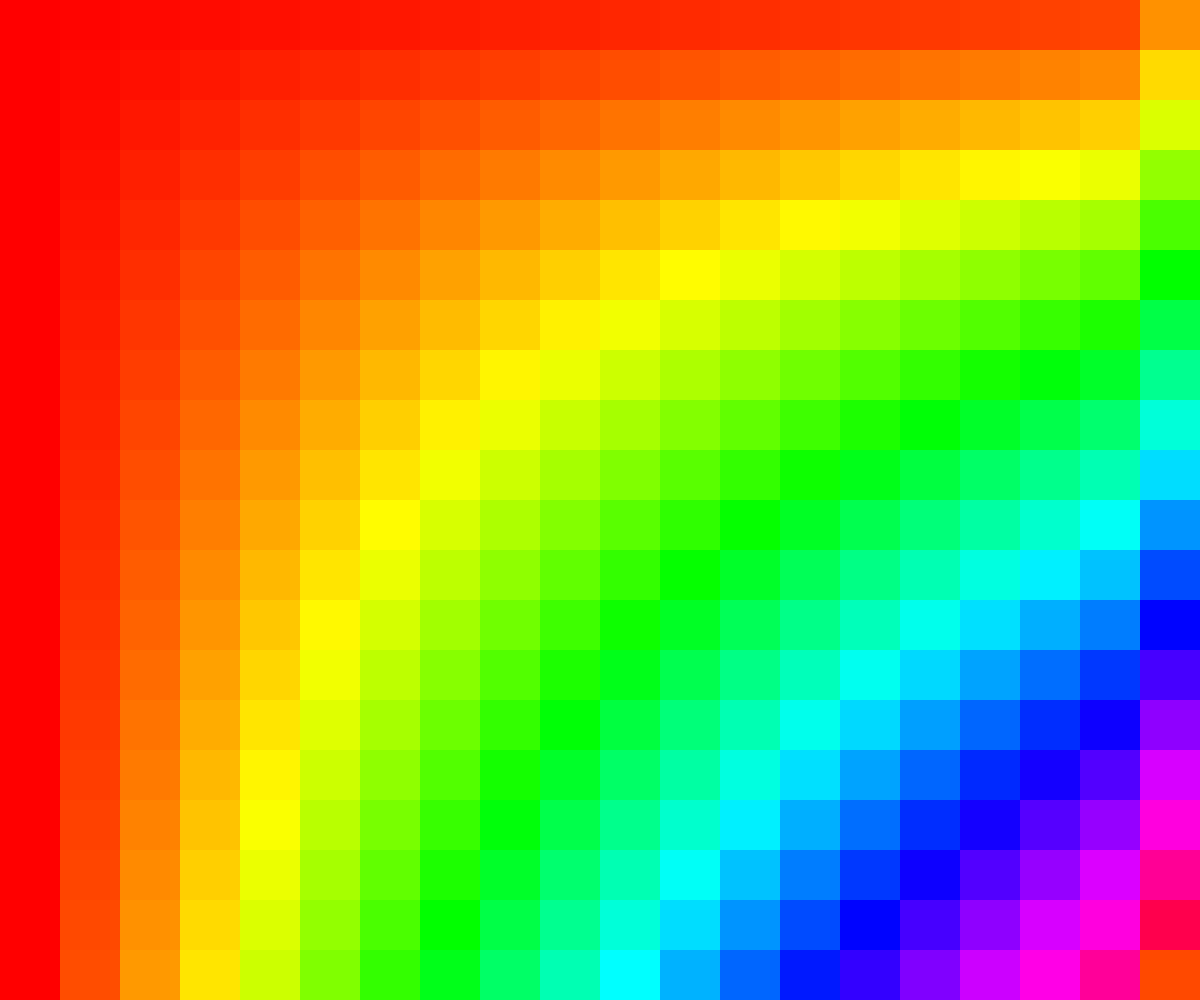
Frame 1 (no input)
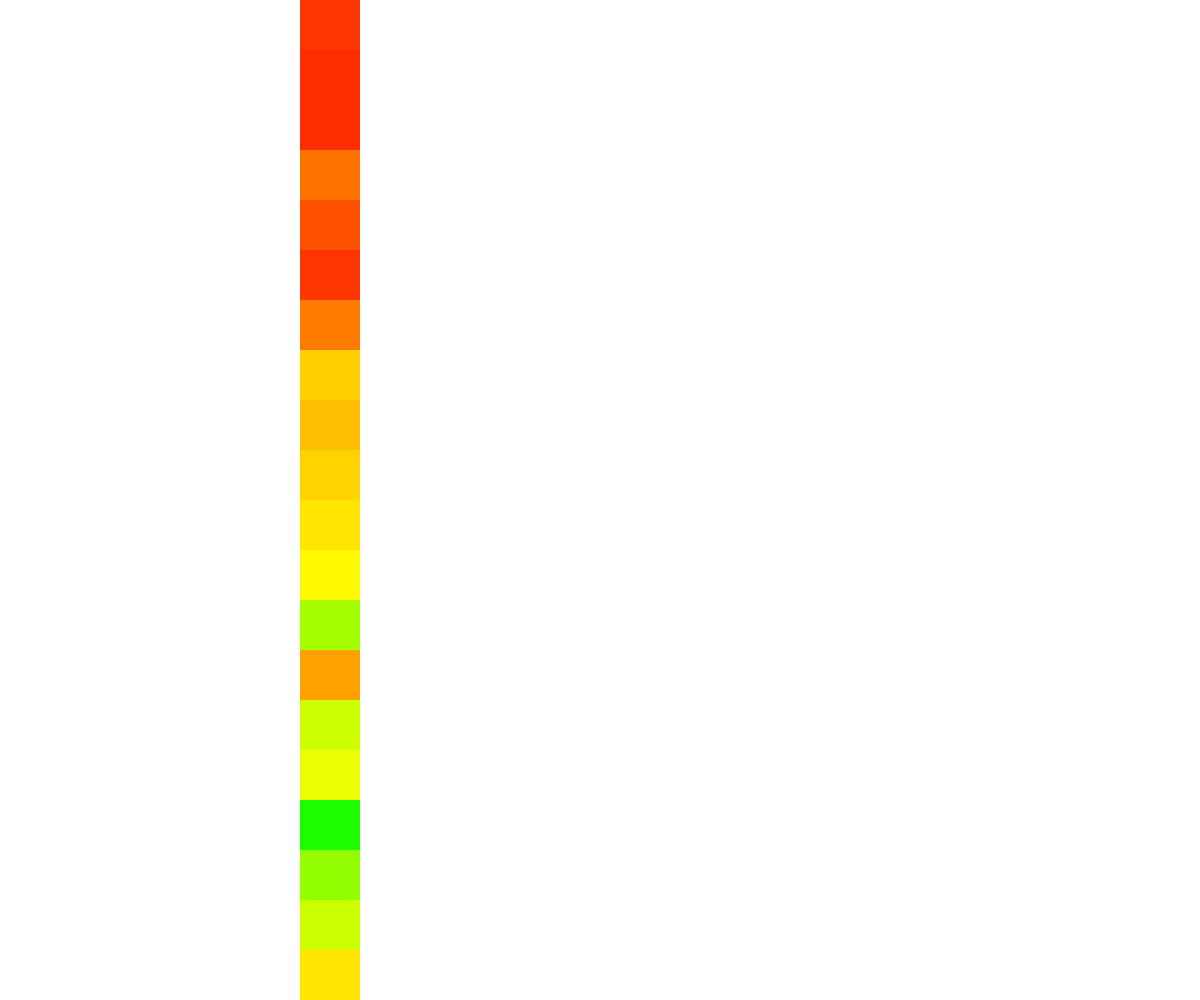
Frame 60 (no input)
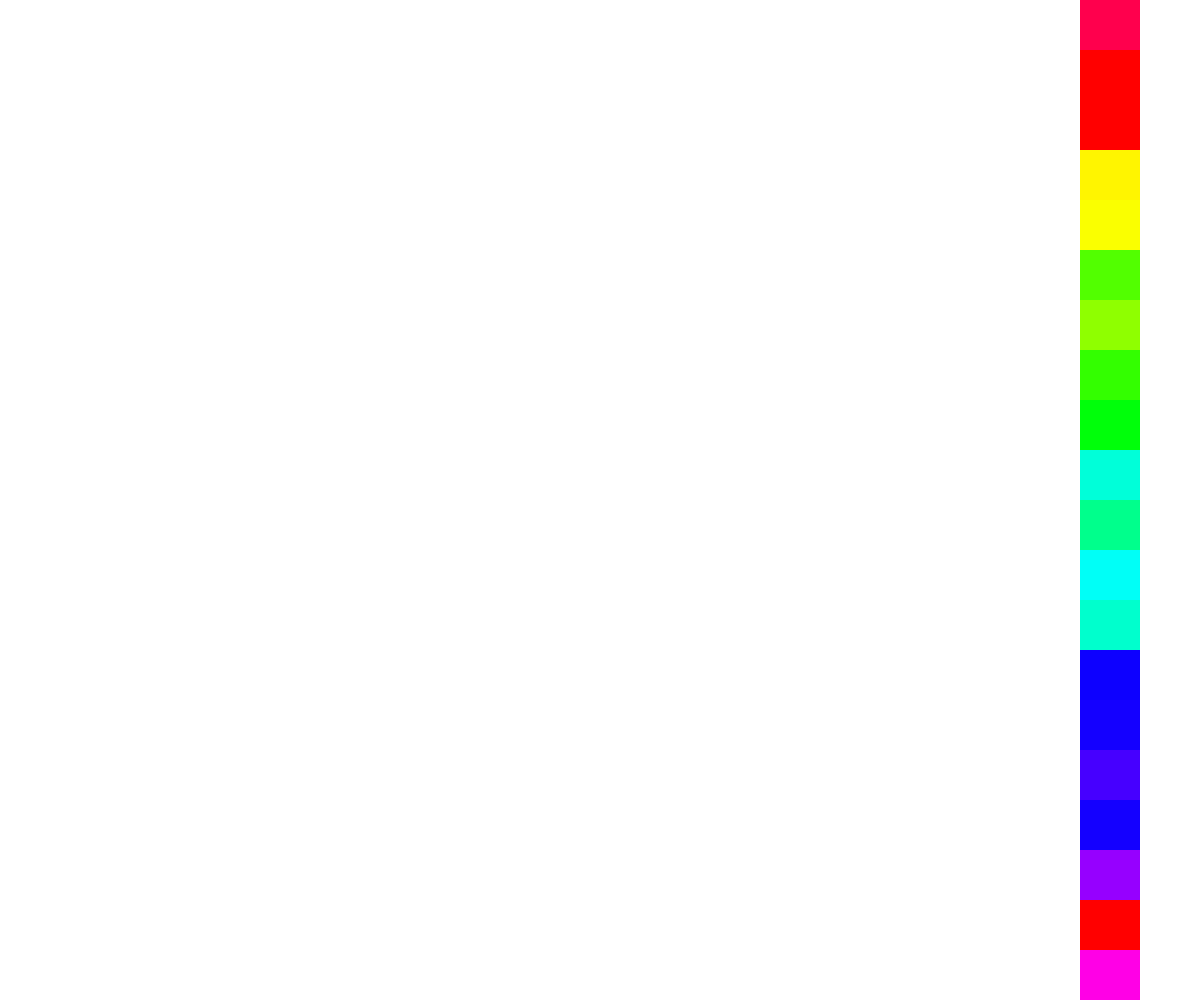
Frame 120 (the mouse pressed at the canvas centre since frame 60)

The p5.js sketch that drew these frames (run headless with seeded random() and noise() and a simulated clock; from frame 60 on, the mouse is pressed at the canvas centre):

// p5.js sketch
// ── sketch.js
var gameController;

var canvasWidth = 900;
var canvasHeight = 900;

function setup() {
	document.documentElement.style.overflow = 'hidden';  // firefox, chrome
	document.body.scroll = "no"; // ie only
  // frameRate(600);
  createCanvas(windowWidth, windowHeight);
  colorMode(HSB, 360, 100, 100, 1);
  gameController = new GameController();
}

function draw() {
  gameController.update();
  gameController.draw();
}

function keyPressed() {
  gameController.onKeyPressed(keyCode);
}
// ── board.js
function Board() {
	var numHorizontalCells = 20;
	var numVerticalCells = 20;

	//var initialTiles = initializeTiles(numHorizontalCells, numVerticalCells);

	return {
		tiles: initializeTiles(numHorizontalCells, numVerticalCells),
		state: "MIXING", //or "SOLVING"
		moves: [], //[row, column, direction]
		moveCount: 0,
		moveCountBeforeSolve: numVerticalCells * numHorizontalCells,
		lastMove: [],
		didInitialDraw: false,
		
		update: function() {
			if(this.moveCount > this.moveCountBeforeSolve) {
				this.state = "SOLVING";
			}

			if(this.state === "MIXING") {
				if(getRandomInt(0,1) === 0) {
					//row
					var rowNum = getRandomInt(0, numVerticalCells - 1);
					var direction = getRandomInt(0, 1) === 0 ? "LEFT" : "RIGHT";
					this.updateBoard("ROW", rowNum, direction);
				} else {
					//column
					var colNum = getRandomInt(0, numVerticalCells - 1);
					var direction = getRandomInt(0, 1) === 0 ? "UP" : "DOWN";
					this.updateBoard("COLUMN", colNum, direction);
				}
			} else {
				if(this.moves.length === 0) {
					this.moveCount = 0;
					this.state = "MIXING";
				} else {
					this.solve();	
				}
			}
		},

		solve: function() {
			var move = this.moves.pop();
			if(move) {
				console.info(move);
				this.updateBoard(move[0], move[1], this.getOppositeDirection(move[2]), true);	
			}
		},

		getOppositeDirection: function(direction) {
			switch(direction) {
				case "UP":
					return "DOWN";
				case "DOWN":
					return "UP";
				case "LEFT":
					return "RIGHT";
				case "RIGHT":
					return "LEFT";
			}
		},

		updateBoard(rowOrCol, rowOrColNum, direction, solving) {
			if(!solving) {
				this.moves.push([rowOrCol, rowOrColNum, direction]);
			}
			this.lastMove = [rowOrCol, rowOrColNum, direction];
			this.moveCount++;

			if(rowOrCol === "ROW") {
				//row
				var rowNum = rowOrColNum;
				if(direction === "LEFT") {
					var temp = this.tiles[0][rowNum];

					for(var i = 0; i < numHorizontalCells - 1; i++) {
						this.tiles[i][rowNum] = this.tiles[i+1][rowNum];
					}

					this.tiles[numHorizontalCells - 1][rowNum] = temp;
				} else {
					var temp = this.tiles[numHorizontalCells - 1][rowNum];

					for(var i = numHorizontalCells - 1; i > 0; i--) {
						this.tiles[i][rowNum] = this.tiles[i - 1][rowNum];
					}

					this.tiles[0][rowNum] = temp;
				}
			} else {
				//column
				var colNum = rowOrColNum;
				if(direction === "UP") {
					var temp = this.tiles[colNum][0];

					for(var i = 0; i < numVerticalCells - 1; i++) {
						this.tiles[colNum][i] = this.tiles[colNum][i+1];
					}

					this.tiles[colNum][numVerticalCells - 1] = temp;
				} else {
					var temp = this.tiles[colNum][numVerticalCells - 1];

					for(var i = numVerticalCells - 1; i > 0; i--) {
						this.tiles[colNum][i] = this.tiles[colNum][i - 1];
					}

					this.tiles[colNum][0] = temp;
				}
			}
		},


		draw: function() {
			if(!this.didInitialDraw) {
				this.initialDraw();
			} else {
				var rowOrCol = this.lastMove[0];
				var rowOrColNum = this.lastMove[1];
				if(rowOrCol === "ROW") {
					noStroke();
					fill(color(255,255,255));
					rect(0, rowOrColNum * (height / numVerticalCells), width, height / numVerticalCells);
					for(var i = 0; i < this.tiles[rowOrColNum].length; i++) {
						fill(this.tiles[i][rowOrColNum]);
						rect(i * (width / numHorizontalCells), rowOrColNum * (height / numVerticalCells), width / numHorizontalCells, height / numVerticalCells);
					}
				} else {
					noStroke();
					fill(color(255,255,255));
					rect(rowOrColNum * (width / numHorizontalCells), 0, width / numHorizontalCells, height);
					for(var i = 0; i < this.tiles.length; i++) {
						fill(this.tiles[rowOrColNum][i]);
						rect(rowOrColNum * (width / numHorizontalCells), i * (height / numVerticalCells), width / numHorizontalCells, height / numVerticalCells);
					}
				}
			}
		},

		initialDraw: function() {
			for(var i = 0; i < this.tiles.length; i++) {
				for(var j = 0; j < this.tiles[i].length; j++) {
					noStroke();
					fill(this.tiles[i][j]);
					rect(i * (width / numHorizontalCells), j * (height / numVerticalCells), width / numHorizontalCells, height / numVerticalCells);
				}
			}

			this.didInitialDraw = true;
		}
	};

	function initializeTiles(numHorizontalCells, numVerticalCells) {
		var tiles = [];
		for(var i = 0; i < numVerticalCells; i++) {

			for(var j = 0; j < numVerticalCells; j++) {
				if(!tiles[i]) {
					tiles[i] = [];
				}
				tiles[i][j] = color((i * (j + 1)) * (360 / (numHorizontalCells * numVerticalCells)), 100, 100, 1);
			}
		}

		return tiles;
	}
}
// ── gameController.js
//Controls the state of the game. Passes information between the various systems as they need it
function GameController() {
	return {
		board: new Board(),

		update: function() {
			if(this.isUpdateFrame()) {
				this.board.update();
			}
		},

		isUpdateFrame: function() {
			return frameCount % 1 == 0;
		},

		draw: function() {
			clear();
			this.board.draw();
		},

		onKeyPressed: function(keyCode) {
			if (keyCode === LEFT_ARROW) {
				this.board.state = "SOLVING";
			}
		}
	};
};

// ── rectangle.js
function Rectangle(givenX, givenY, width, height, initialColor, isStatic) {
	return {
		x: givenX,
		y: givenY,
		w: width,
		h: height,
		initC: initialColor,
		staticColor: isStatic,
		c: initialColor || color(getRandomInt(0,360), 100, 100, 1),
		age: 0,

		draw: function() {
			if(!this.staticColor) {
				this.updateColor();	
			}
			noStroke();
			fill(this.c);
			rect(this.x, this.y, this.w, this.h);
			this.age++;
		},

		updateColor: function() {
			var h = hue(this.c);

			h = (this.age * frameRate() / 120) % 360;
			this.c = color(h, 100, 100, 1);
		},
	};
};

// ── utils.js
/**
 * Returns a random integer between min (inclusive) and max (inclusive)
 * Using Math.round() will give you a non-uniform distribution!
 * http://stackoverflow.com/questions/1527803/generating-random-whole-numbers-in-javascript-in-a-specific-range
 */
function getRandomInt(min, max) {
    return Math.floor(Math.random() * (max - min + 1)) + min;
}
